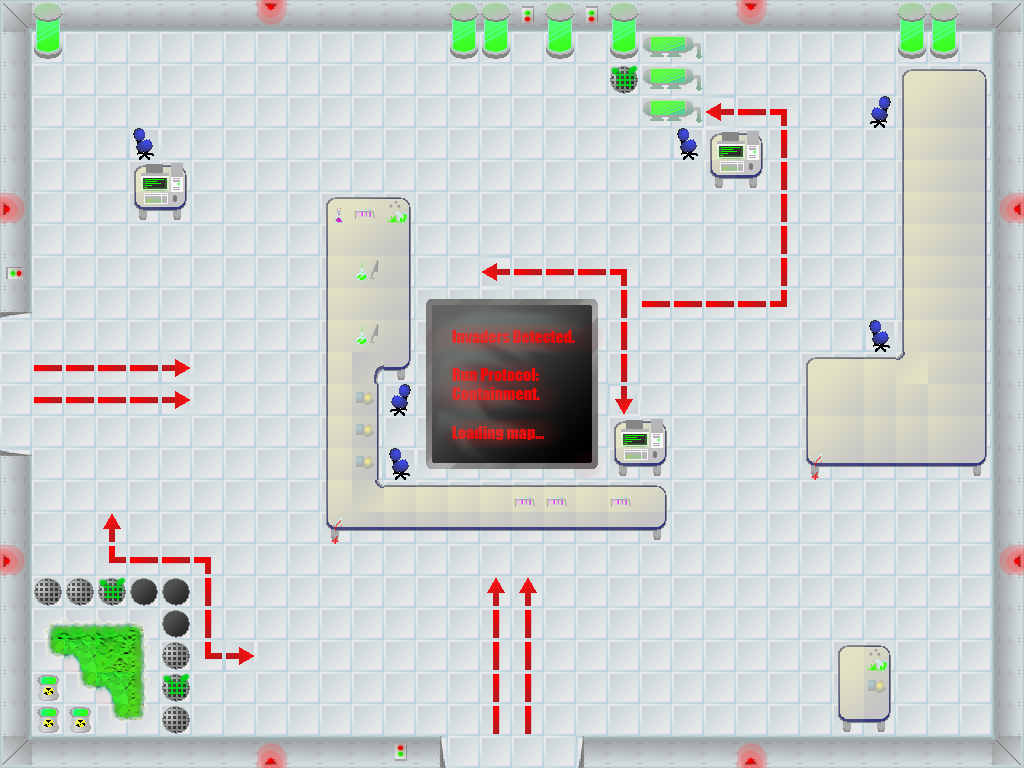

Below is a game level as drawn by its tile map, then a one-line description and the .tmx that defines it (tile-layer data replaced by summaries):
An orthogonal 32x24 tile map with 32x32 px tiles, 1 tile layer (Tile Layer 1).

<map version="1.0" orientation="orthogonal" width="32" height="24" tilewidth="32" tileheight="32">
 <tileset firstgid="1" name="tilesheet" tilewidth="32" tileheight="32">
  <image source="../Art/Tiles/tilesheet.png" />
  <tile id="0">
   <properties>
    <property name="impassable" value="1" />
   </properties>
  </tile>
  <tile id="1">
   <properties>
    <property name="impassable" value="1" />
   </properties>
  </tile>
  <tile id="2">
   <properties>
    <property name="impassable" value="1" />
   </properties>
  </tile>
  <tile id="3">
   <properties>
    <property name="impassable" value="1" />
   </properties>
  </tile>
  <tile id="4">
   <properties>
    <property name="impassable" value="1" />
   </properties>
  </tile>
  <tile id="5">
   <properties>
    <property name="impassable" value="1" />
   </properties>
  </tile>
  <tile id="6">
   <properties>
    <property name="impassable" value="1" />
   </properties>
  </tile>
  <tile id="7">
   <properties>
    <property name="impassable" value="1" />
   </properties>
  </tile>
  <tile id="8">
   <properties>
    <property name="impassable" value="1" />
   </properties>
  </tile>
  <tile id="9">
   <properties>
    <property name="impassable" value="1" />
   </properties>
  </tile>
  <tile id="10">
   <properties>
    <property name="impassable" value="1" />
   </properties>
  </tile>
  <tile id="11">
   <properties>
    <property name="impassable" value="1" />
   </properties>
  </tile>
  <tile id="12">
   <properties>
    <property name="impassable" value="1" />
   </properties>
  </tile>
  <tile id="13">
   <properties>
    <property name="impassable" value="1" />
   </properties>
  </tile>
  <tile id="14">
   <properties>
    <property name="impassable" value="1" />
   </properties>
  </tile>
  <tile id="15">
   <properties>
    <property name="impassable" value="1" />
   </properties>
  </tile>
  <tile id="16">
   <properties>
    <property name="impassable" value="1" />
   </properties>
  </tile>
  <tile id="17">
   <properties>
    <property name="impassable" value="1" />
   </properties>
  </tile>
  <tile id="18">
   <properties>
    <property name="impassable" value="1" />
   </properties>
  </tile>
  <tile id="19">
   <properties>
    <property name="impassable" value="1" />
   </properties>
  </tile>
  <tile id="20">
   <properties>
    <property name="impassable" value="1" />
   </properties>
  </tile>
  <tile id="21">
   <properties>
    <property name="impassable" value="1" />
   </properties>
  </tile>
  <tile id="22">
   <properties>
    <property name="impassable" value="1" />
   </properties>
  </tile>
  <tile id="23">
   <properties>
    <property name="impassable" value="1" />
   </properties>
  </tile>
  <tile id="24">
   <properties>
    <property name="impassable" value="1" />
   </properties>
  </tile>
  <tile id="25">
   <properties>
    <property name="impassable" value="1" />
   </properties>
  </tile>
  <tile id="26">
   <properties>
    <property name="impassable" value="1" />
   </properties>
  </tile>
  <tile id="27">
   <properties>
    <property name="impassable" value="1" />
   </properties>
  </tile>
  <tile id="30">
   <properties>
    <property name="impassable" value="1" />
   </properties>
  </tile>
  <tile id="31">
   <properties>
    <property name="impassable" value="1" />
   </properties>
  </tile>
  <tile id="32">
   <properties>
    <property name="impassable" value="1" />
   </properties>
  </tile>
  <tile id="33">
   <properties>
    <property name="impassable" value="1" />
   </properties>
  </tile>
  <tile id="34">
   <properties>
    <property name="impassable" value="1" />
   </properties>
  </tile>
  <tile id="35">
   <properties>
    <property name="impassable" value="1" />
   </properties>
  </tile>
  <tile id="36">
   <properties>
    <property name="impassable" value="1" />
   </properties>
  </tile>
  <tile id="37">
   <properties>
    <property name="impassable" value="1" />
   </properties>
  </tile>
  <tile id="38">
   <properties>
    <property name="impassable" value="1" />
   </properties>
  </tile>
  <tile id="41">
   <properties>
    <property name="damaging" value="1" />
   </properties>
  </tile>
  <tile id="42">
   <properties>
    <property name="damaging" value="1" />
   </properties>
  </tile>
  <tile id="43">
   <properties>
    <property name="damaging" value="1" />
   </properties>
  </tile>
  <tile id="49">
   <properties>
    <property name="impassable" value="1" />
   </properties>
  </tile>
  <tile id="52">
   <properties>
    <property name="damaging" value="1" />
   </properties>
  </tile>
  <tile id="53">
   <properties>
    <property name="damaging" value="1" />
   </properties>
  </tile>
  <tile id="54">
   <properties>
    <property name="damaging" value="1" />
   </properties>
  </tile>
  <tile id="63">
   <properties>
    <property name="damaging" value="1" />
   </properties>
  </tile>
  <tile id="64">
   <properties>
    <property name="damaging" value="1" />
   </properties>
  </tile>
  <tile id="65">
   <properties>
    <property name="damaging" value="1" />
   </properties>
  </tile>
  <tile id="67">
   <properties>
    <property name="impassable" value="1" />
   </properties>
  </tile>
  <tile id="74">
   <properties>
    <property name="damaging" value="" />
   </properties>
  </tile>
  <tile id="75">
   <properties>
    <property name="damaging" value="" />
   </properties>
  </tile>
  <tile id="76">
   <properties>
    <property name="damaging" value="" />
   </properties>
  </tile>
  <tile id="77">
   <properties>
    <property name="damaging" value="1" />
   </properties>
  </tile>
  <tile id="78">
   <properties>
    <property name="damaging" value="1" />
   </properties>
  </tile>
  <tile id="79">
   <properties>
    <property name="damaging" value="1" />
   </properties>
  </tile>
  <tile id="80">
   <properties>
    <property name="damaging" value="1" />
   </properties>
  </tile>
  <tile id="81">
   <properties>
    <property name="impassable" value="1" />
   </properties>
  </tile>
  <tile id="83">
   <properties>
    <property name="impassable" value="1" />
   </properties>
  </tile>
  <tile id="84">
   <properties>
    <property name="impassable" value="1" />
   </properties>
  </tile>
  <tile id="85">
   <properties>
    <property name="damaging" value="1" />
   </properties>
  </tile>
  <tile id="86">
   <properties>
    <property name="damaging" value="1" />
   </properties>
  </tile>
  <tile id="87">
   <properties>
    <property name="damaging" value="1" />
   </properties>
  </tile>
  <tile id="88">
   <properties>
    <property name="damaging" value="1" />
   </properties>
  </tile>
  <tile id="89">
   <properties>
    <property name="damaging" value="1" />
   </properties>
  </tile>
  <tile id="90">
   <properties>
    <property name="damaging" value="1" />
   </properties>
  </tile>
  <tile id="91">
   <properties>
    <property name="damaging" value="1" />
   </properties>
  </tile>
  <tile id="92">
   <properties>
    <property name="impassable" value="1" />
   </properties>
  </tile>
  <tile id="93">
   <properties>
    <property name="impassable" value="1" />
   </properties>
  </tile>
  <tile id="94">
   <properties>
    <property name="impassable" value="1" />
   </properties>
  </tile>
  <tile id="95">
   <properties>
    <property name="impassable" value="1" />
   </properties>
  </tile>
  <tile id="96">
   <properties>
    <property name="damaging" value="1" />
   </properties>
  </tile>
  <tile id="97">
   <properties>
    <property name="damaging" value="1" />
   </properties>
  </tile>
  <tile id="98">
   <properties>
    <property name="damaging" value="1" />
   </properties>
  </tile>
  <tile id="99">
   <properties>
    <property name="impassable" value="1" />
   </properties>
  </tile>
  <tile id="100">
   <properties>
    <property name="impassable" value="1" />
   </properties>
  </tile>
  <tile id="104">
   <properties>
    <property name="impassable" value="1" />
   </properties>
  </tile>
  <tile id="105">
   <properties>
    <property name="impassable" value="1" />
   </properties>
  </tile>
  <tile id="106">
   <properties>
    <property name="impassable" value="1" />
   </properties>
  </tile>
  <tile id="110">
   <properties>
    <property name="impassable" value="1" />
   </properties>
  </tile>
  <tile id="111">
   <properties>
    <property name="impassable" value="1" />
   </properties>
  </tile>
  <tile id="113">
   <properties>
    <property name="impassable" value="1" />
   </properties>
  </tile>
  <tile id="114">
   <properties>
    <property name="impassable" value="1" />
   </properties>
  </tile>
  <tile id="115">
   <properties>
    <property name="impassable" value="1" />
   </properties>
  </tile>
  <tile id="116">
   <properties>
    <property name="impassable" value="1" />
   </properties>
  </tile>
  <tile id="117">
   <properties>
    <property name="impassable" value="1" />
   </properties>
  </tile>
  <tile id="121">
   <properties>
    <property name="impassable" value="1" />
   </properties>
  </tile>
  <tile id="124">
   <properties>
    <property name="impassable" value="1" />
   </properties>
  </tile>
  <tile id="125">
   <properties>
    <property name="impassable" value="1" />
   </properties>
  </tile>
  <tile id="126">
   <properties>
    <property name="impassable" value="1" />
   </properties>
  </tile>
  <tile id="127">
   <properties>
    <property name="impassable" value="1" />
   </properties>
  </tile>
  <tile id="128">
   <properties>
    <property name="impassable" value="1" />
   </properties>
  </tile>
 </tileset>
 <layer name="Tile Layer 1" width="32" height="24">
  <data>[768 cells, 768 non-empty, 106 distinct tile ids]</data>
 </layer>
</map>
